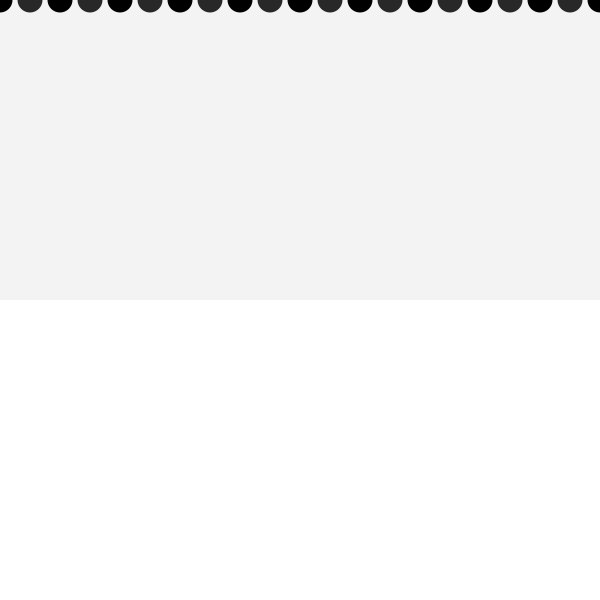
Frame 1 (no input)
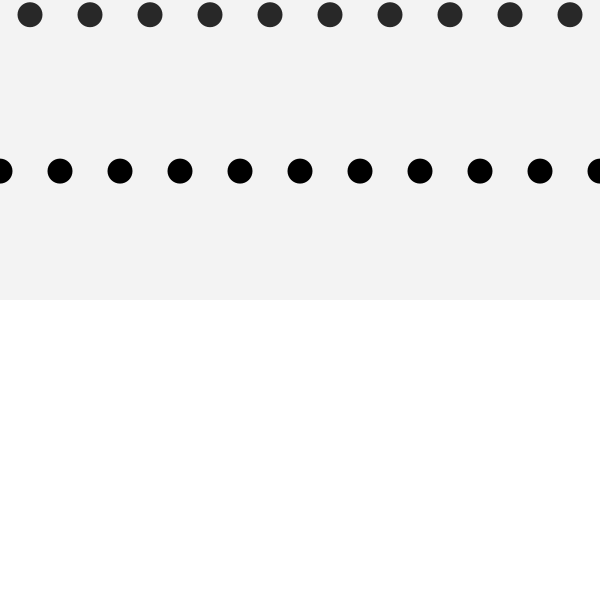
Frame 60 (the mouse pressed at the canvas centre just before this capture)
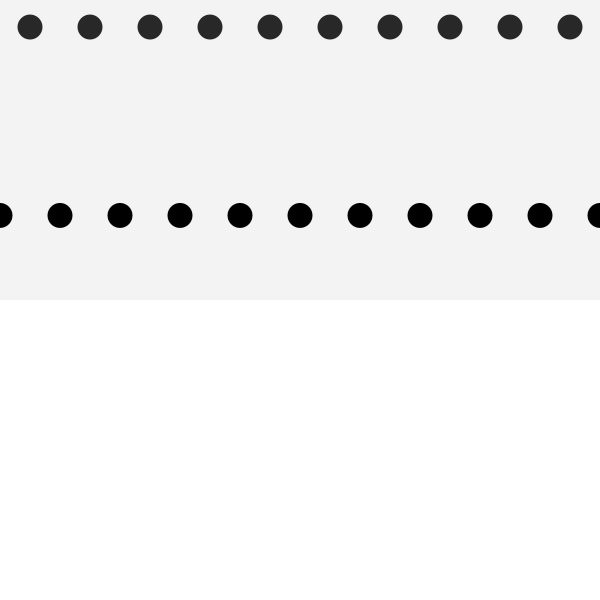
Frame 120 (the mouse held since frame 60 and released just before this capture)

The Processing sketch that drew these frames (run headless with seeded random() and noise(); from frame 60 on, the mouse is pressed at the canvas centre):

// Processing sketch: processing_111154
// ── processing_111154.pde

//myoriginal gravity

float cc;
float x;
float x1;
float y = 0;
float y1 = 0;
float speed = 0;
float speed1 = 0;
float gravity = 0.1;
float gravity1 = 0.8;


boolean button = false;

void setup() {
  size(600, 600);
  colorMode(HSB);
}


void draw() {

  background(255);

  fill(100, 20);
  noStroke();
  rect(0, 0, width, 300);

  fill(255, 20);
  noStroke();
  rect(0, 300, width, 600);

  fill(0);
  noStroke();
  ellipse(0, y, 25, 25);
  
  x = 0;
  while (x<width) {
    x = x + 60;

    fill(0);
    noStroke();
    ellipse(x, y, 25, 25);
  }


  y = y + speed;
  speed = speed + gravity;

  if (gravity > 0) {
    if (y > height/2) {
      speed = speed * -0.95;
    }
  } 
  else if (gravity < 0) {
    if (y < 0) {
      speed = speed *-0.95;
    }
  }


//  x1 = 0;
//  while (x1 <width) {
//    x1 = x1 + 30;
//    fill(40);
//    noStroke();
//    ellipse(x1, y1, 25, 25);
//  }
  
  for(int i=30; i<width; i+=60){
   fill(40);
    noStroke();
    ellipse(i, y1, 25, 25);
  }
  
  y1 = y1 + speed1;
  speed1 = speed1 + gravity1;


  if (gravity1 > 0) {
    if (y1 > height/2) {
      speed1 = speed1 * -0.95;
    }
  } 
  else if (gravity1 < 0) {
    if (y1 < 0) {
      speed1 = speed1 *-0.95;
    }
  }

  /*  if(mouseX > mx && mouseX < mx + mw && mouseY > y && mouseY < my+mh){
   button = true;
   } else{
   button = false;
   }
   
   if(button){
   y = -y + speed;
   speed = speed + gravity;
   } */
}

void mousePressed() {
  speed = -speed;
  gravity = -gravity;
  speed1 = -speed1;
  gravity1 = -gravity1;
}
